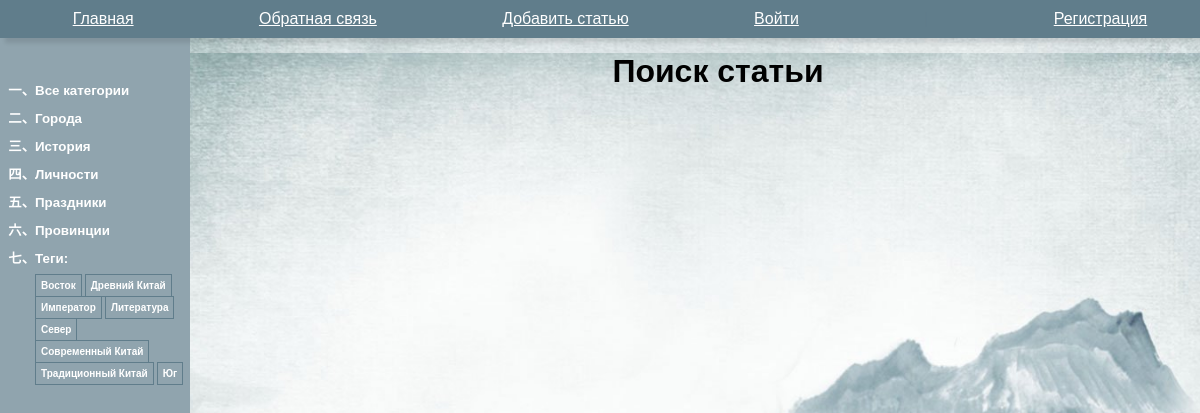
Screenshot of /china/find/ with the database file from the repository.
### china/models.py (models this page shows, shortened)
class Category(models.Model):
    name = models.CharField(max_length=100, db_index=True,
                            verbose_name="Категория")
    slug = models.SlugField(max_length=255,
                            unique=True, db_index=True)
    def get_absolute_url(self):
        return reverse('category', kwargs={'cat_slug':
                                               self.slug})
    class Meta:
        verbose_name = 'Категория'
        verbose_name_plural = 'Категории'

class TagPost(models.Model):
    tag = models.CharField(max_length=100,
                           db_index=True)
    slug = models.SlugField(max_length=255,
                            unique=True, db_index=True)
    def get_absolute_url(self):
        return reverse('tag', kwargs={'tag_slug': self.slug})

### china/views.py (the view)
# urls.py: path('find/', views.find_information, name='find'),
def find_information(request):
    posts = China.published.all()
    data = {
        'title': 'Поиск статьи',
        'posts': posts,
    }
    return render(request, 'china/find.html',
                  context=data)

### china/models.py (called while the page is built)
    def get_queryset(self):
        return super().get_queryset().filter(is_published=China.Status.PUBLISHED)

### china/templatetags/china_tags.py (called while the page is built)
@register.inclusion_tag('china/list_categories.html')
def show_categories(cat_selected_id=0):
    cats = Category.objects.annotate(total=Count("posts")).filter(total__gt=0)
    return {"cats": cats, "cat_selected": cat_selected_id}

@register.inclusion_tag('china/list_tags.html')
def show_all_tags():
    return {"tags":
                TagPost.objects.annotate(total=Count("tags")).filter(total__gt=0)}

### users/context_processors.py (called while the page is built)
def get_china_context(request):
    return {'mainmenu': menu}

### china/templates/china/find.html
{% extends 'base.html' %}
{% load china_tags %}
{% block content %}
<h1>{{title}}</h1>
{% endblock %}

### china/templates/china/list_categories.html
{% for cat in cats %}
 {% if cat.id == cat_selected %}
 <li
class="selected">{{cat.name}}</li>
 {% else %}
 <li><a href="{{ cat.get_absolute_url}}">{{cat.name}}</a></li>
 {% endif %}
{% endfor %}

### china/templates/china/list_tags.html
{% if tags %}
Теги:</p>
<ul class="tags-list">
    {% for t in tags %}
    <li><a
            href="{{t.get_absolute_url}}">{{t.tag}}</a></li>
    {% endfor %}
</ul>
{% endif %}

### static/china/css/styles.css (style rules this page uses)
html, body { font-family: 'Arial'; padding: 0; height: 100%; width: 100%; background-image: url("../images/back.jpg"); background-size: cover; }
h1 { display: flex; justify-content: center; flex-wrap: wrap; align-content: flex-end; font-size: 2em; margin-block-start: 1.67em; margin-block-end: 0.67em; margin-inline-start: 0px; margin-inline-end: 0px; font-weight: bold; }
.left-menu ul { list-style: none; padding: 0px; margin: 0px; font-variant: common-ligatures; font-size: smaller; font-weight: bold; list-style: cjk-ideographic; }
.left-menu ul li { margin-bottom: 10px; margin-left: 15px; color: white; text-decoration: none; }
.left-menu a { color: #ffffff; text-decoration: none; }
ul.tags-list { width: 100%; margin: 0; padding: 0; list-style: none; }
ul.tags-list li { margin: 0; padding: 0 0 10px; display: inline-block; }
ul.tags-list li a { padding: 5px; font-size: 10px; border: 1px solid #607d8b; color: white; }

### rows the page displays
Category: name "Города"
Category: name "История"
Category: name "Личности"
Category: name "Праздники"
Category: name "Провинции"
TagPost: tag "Восток"
TagPost: tag "Древний Китай"
TagPost: tag "Император"
TagPost: tag "Литература"
TagPost: tag "Север"
TagPost: tag "Современный Китай"
TagPost: tag "Традиционный Китай"
TagPost: tag "Юг"

### other values shown
{{ m.title }} "Главная" "Обратная связь" "Добавить статью"
{{ title }} "Поиск статьи"
